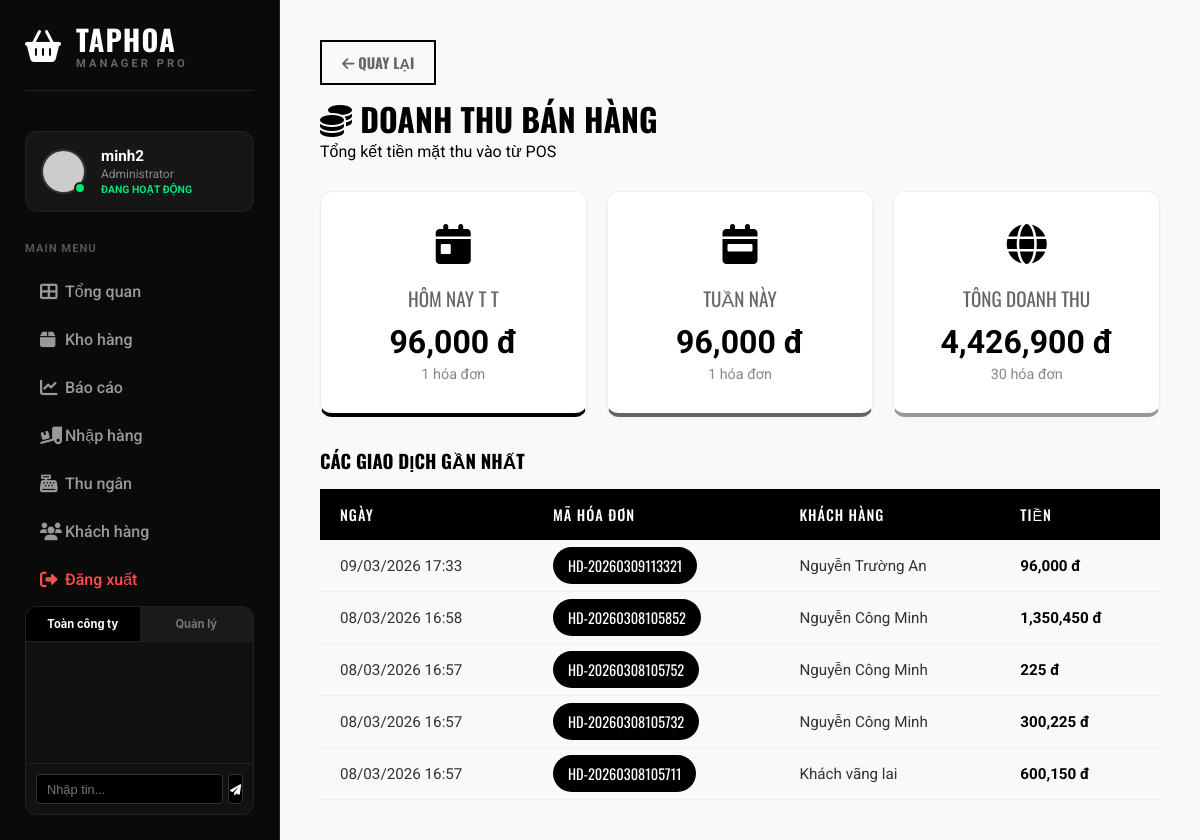
Screenshot of /index.php?action=pos_report (signed in) with the database file from the repository.
### tables this page shows
CREATE TABLE `orders` (
  `id` int(11) NOT NULL,
  `customer_id` int(11) DEFAULT NULL,
  `order_code` varchar(50) NOT NULL,
  `customer_name` varchar(255) DEFAULT 'Khách vãng lai',
  `total_amount` decimal(15,2) DEFAULT 0.00,
  `payment_method` varchar(50) DEFAULT 'Tiền mặt',
  `created_at` datetime DEFAULT current_timestamp()
);

### controllers/PosController.php (called while the page is built, shortened)
<?php
class PosController {
    public function report() {
        $db = (new Database())->getConnection();
        $today = date('Y-m-d');
        $queryToday = "SELECT SUM(total_amount) as total, COUNT(id) as ord_count FROM orders WHERE DATE(created_at) = :today";
        $stmtToday = $db->prepare($queryToday);
        $stmtToday->execute([':today' => $today]);
        $reportToday = $stmtToday->fetch(PDO::FETCH_ASSOC);
        $queryWeek = "SELECT SUM(total_amount) as total, COUNT(id) as ord_count FROM orders WHERE YEARWEEK(created_at, 1) = YEARWEEK(CURDATE(), 1)";
        $stmtWeek = $db->prepare($queryWeek);
        $stmtWeek->execute();
        $reportWeek = $stmtWeek->fetch(PDO::FETCH_ASSOC);
        $queryAll = "SELECT SUM(total_amount) as total, COUNT(id) as ord_count FROM orders";
        $stmtAll = $db->prepare($queryAll);
        $stmtAll->execute();
        $reportAll = $stmtAll->fetch(PDO::FETCH_ASSOC);
        $queryRecent = "SELECT * FROM orders ORDER BY created_at DESC LIMIT 5";
        $stmtRecent = $db->prepare($queryRecent);
        $stmtRecent->execute();
        $recentOrders = $stmtRecent->fetchAll(PDO::FETCH_ASSOC);
        require_once '../views/pos/report.php';
    }
}
?>

### views/pos/report.php (the view, shortened to what this page needs)
<!DOCTYPE html>
<html lang="vi">
<head>
    <link rel="stylesheet" href="css/style.css">
    <link rel="stylesheet" href="https://cdnjs.cloudflare.com/ajax/libs/font-awesome/6.0.0/css/all.min.css">
</head>
<body>
    <div class="dashboard-container">
        <?php include '../views/partials/sidebar.php'; ?>
        <main class="main-content">
            <div class="list-header">
                <div>
                    <a href="javascript:history.back()" class="back-btn" style="display:inline-block; margin-bottom:10px; color:#666; text-decoration:none; font-weight:bold;"><i class="fas fa-arrow-left"></i> Quay lại</a>
                    <h1 style="font-family: 'Oswald', sans-serif;"><i class="fas fa-coins"></i> DOANH THU BÁN HÀNG</h1>
                    <p>Tổng kết tiền mặt thu vào từ POS</p>
                </div>
            </div>
            <div class="report-cards">
                <div class="r-card" style="border-bottom: 4px solid #000;">
                    <div class="r-icon"><i class="fas fa-calendar-day"></i></div>
                    <div class="r-title">HÔM NAY T T</div>
                    <div class="r-value"><?php echo number_format($reportToday['total'] ?? 0); ?> đ</div>
                    <div class="r-count"><?php echo $reportToday['ord_count'] ?? 0; ?> hóa đơn</div>
                </div>
                <div class="r-card" style="border-bottom: 4px solid #666;">
                    <div class="r-icon"><i class="fas fa-calendar-week"></i></div>
                    <div class="r-title">TUẦN NÀY</div>
                    <div class="r-value"><?php echo number_format($reportWeek['total'] ?? 0); ?> đ</div>
                    <div class="r-count"><?php echo $reportWeek['ord_count'] ?? 0; ?> hóa đơn</div>
                </div>
                <div class="r-card" style="border-bottom: 4px solid #999;">
                    <div class="r-icon"><i class="fas fa-globe"></i></div>
                    <div class="r-title">TÔNG DOANH THU</div>
                    <div class="r-value"><?php echo number_format($reportAll['total'] ?? 0); ?> đ</div>
                    <div class="r-count"><?php echo $reportAll['ord_count'] ?? 0; ?> hóa đơn</div>
                </div>
            </div>
            <div class="modern-card">
                <h3 style="margin-bottom: 15px; font-family: 'Oswald', sans-serif;">CÁC GIAO DỊCH GẦN NHẤT</h3>
                <table class="nike-table">
                    <thead>
                        <tr>
                            <th>NGÀY</th>
                            <th>MÃ HÓA ĐƠN</th>
                            <th>KHÁCH HÀNG</th>
                            <th>TIỀN</th>
                        </tr>
                    </thead>
                    <tbody>
                        <?php if(!empty($recentOrders)): ?>
                            <?php foreach($recentOrders as $item): ?>
                            <tr>
                                <td><?php echo date('d/m/Y H:i', strtotime($item['created_at'])); ?></td>
                                <td><span class="badge-code"><?php echo $item['order_code']; ?></span></td>
                                <td><?php echo htmlspecialchars($item['customer_name']); ?></td>
                                <td style="font-weight:bold; color: #000;"><?php echo number_format($item['total_amount']); ?> đ</td>
                            </tr>
                            <?php endforeach; ?>
                        <?php else: ?>
                            <tr><td colspan="4" style="text-align:center;">Chưa có dữ liệu.</td></tr>
                        <?php endif; ?>
                    </tbody>
                </table>
            </div>
        </main>
    </div>
</body>
</html>

### public/css/style.css (style rules this page uses)
* { margin: 0; padding: 0; box-sizing: border-box; }
body { font-family: 'Roboto', sans-serif; height: 100vh; display: flex; overflow: hidden; }
.dashboard-container { display: flex; height: 100vh; background-color: #f4f4f4; width: 100%; }
.main-content { margin-left: 280px; flex: 1; padding: 40px; background-color: #f8f9fa; }
.main-content { flex: 1; padding: 40px; overflow-y: auto; }
.main-content h1 { font-family: 'Oswald', sans-serif; font-size: 3rem; text-transform: uppercase; }
.back-btn { text-decoration: none; color: #000; font-weight: 700; font-family: 'Oswald', sans-serif; border: 2px solid #000; padding: 10px 20px; transition: all 0.3s; text-transform: uppercase; font-size: 0.9rem; display: flex; align-items: center; gap: 10px; }
.list-header { display: flex; justify-content: space-between; align-items: center; margin-bottom: 30px; }
.list-header h1 { font-family: 'Oswald', sans-serif; text-transform: uppercase; font-size: 2rem; margin: 0; }
.nike-table { width: 100%; border-collapse: collapse; font-family: 'Roboto', sans-serif; }
.nike-table thead { background-color: #000; color: #fff; }
.nike-table th { padding: 15px 20px; text-align: left; font-family: 'Oswald', sans-serif; font-weight: 500; letter-spacing: 1px; font-size: 0.9rem; text-transform: uppercase; }
.nike-table td { padding: 15px 20px; border-bottom: 1px solid #eee; color: #333; font-size: 0.95rem; vertical-align: middle; }
.badge-code { background: #000; color: #fff; padding: 8px 15px; border-radius: 20px; font-size: 0.9rem; font-family: 'Oswald'; }

### views/pos/report.php (style rules this page uses)
.report-cards { display: grid; grid-template-columns: repeat(3, 1fr); gap: 20px; margin-bottom: 30px; }
.r-card { background: #fff; padding: 30px; border-radius: 12px; box-shadow: 0 4px 6px rgba(0,0,0,0.02); text-align: center; border: 1px solid #eee; transition: 0.3s; }
.r-icon { font-size: 2.5rem; color: #000; margin-bottom: 15px; }
.r-title { font-family: 'Oswald', sans-serif; font-size: 1.2rem; color: #666; margin-bottom: 10px; }
.r-value { font-size: 2rem; font-weight: bold; color: #000; }
.r-count { font-size: 0.9rem; color: #888; margin-top: 5px; }

### rows the page displays
orders: created_at "09/03/2026 17:33", order_code "HD-20260309113321", customer_name "Nguyễn Trường An", total_amount "96,000"
orders: created_at "08/03/2026 16:58", order_code "HD-20260308105852", customer_name "Nguyễn Công Minh", total_amount "1,350,450"
orders: created_at "08/03/2026 16:57", order_code "HD-20260308105752", customer_name "Nguyễn Công Minh", total_amount "225"
orders: created_at "08/03/2026 16:57", order_code "HD-20260308105732", customer_name "Nguyễn Công Minh", total_amount "300,225"
orders: created_at "08/03/2026 16:57", order_code "HD-20260308105711", customer_name "Khách vãng lai", total_amount "600,150"

### other values shown
$username "minh2"
$userRole "Administrator"
$chatDeptName "Quản lý"
$reportToday['total'] "96,000"
$reportToday['ord_count'] "1"
$reportWeek['total'] "96,000"
$reportWeek['ord_count'] "1"
$reportAll['total'] "4,426,900"
$reportAll['ord_count'] "30"
